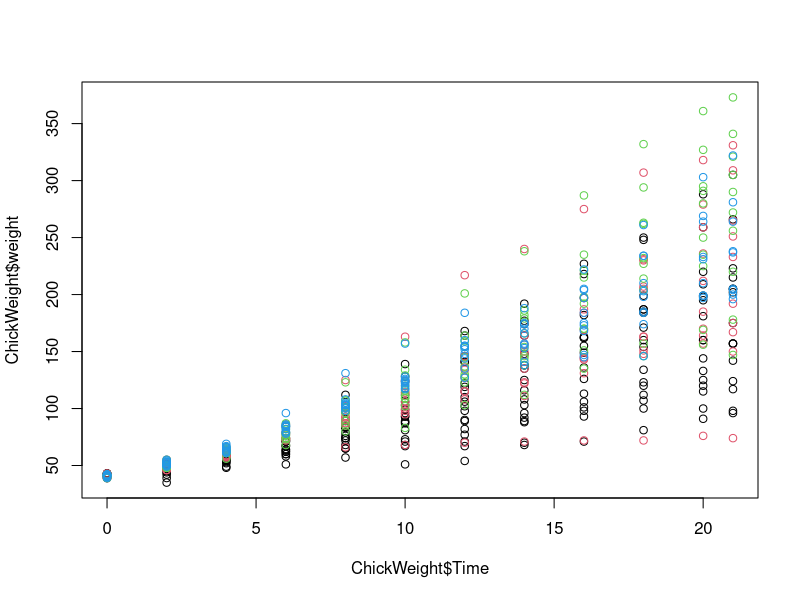
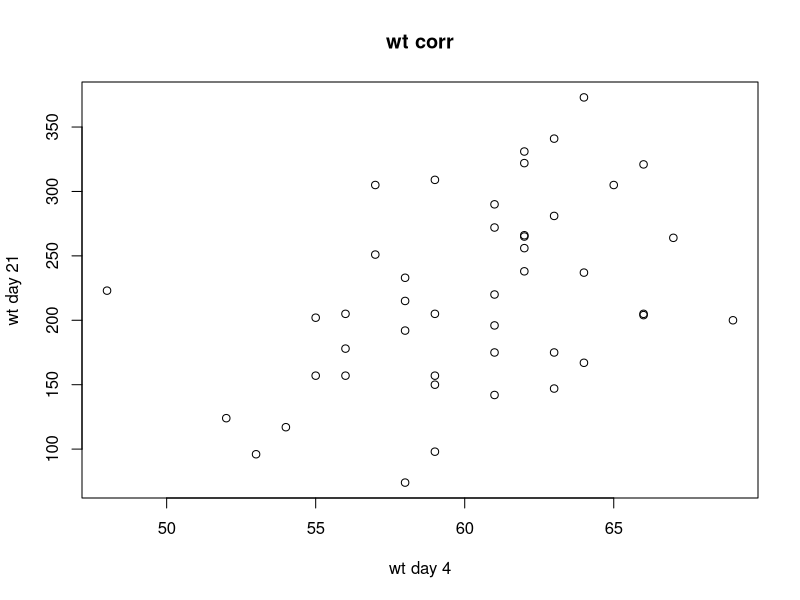
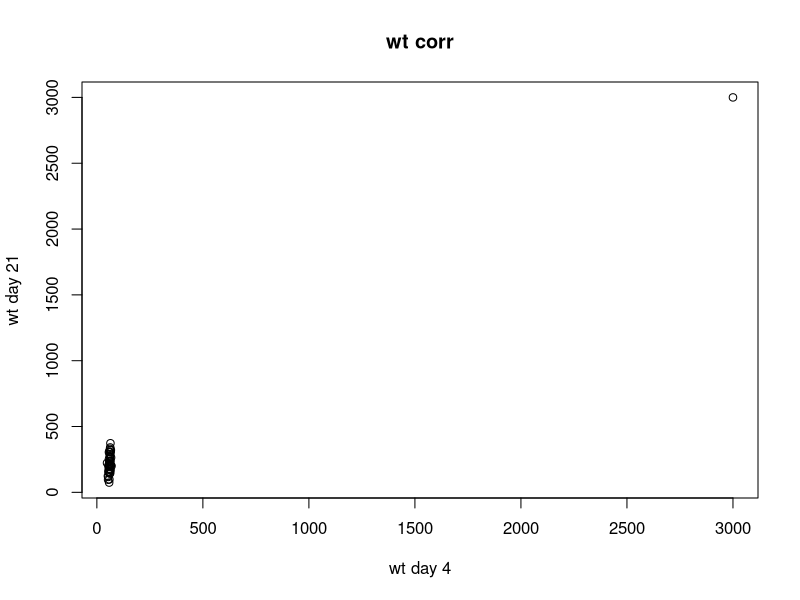

Write the R code that produced these figures, in order.
# load and prepare data
library(dplyr)
data(ChickWeight)
head(ChickWeight)
plot( ChickWeight$Time, ChickWeight$weight, col=ChickWeight$Diet)

chick = reshape(ChickWeight, idvar=c("Chick","Diet"), timevar="Time",
                direction="wide")
head(chick)

chick = na.omit(chick)


#---------------------------
# chick weight on day 4 w/o or w/ 3000g chick outlier. 
day4wt = chick$weight.4
day4wtOut = c(chick$weight.4, 3000)
# chick weight on day 21 w/o or w/ 3000g chick outlier. 
day21wt = chick$weight.21
day21wtOut = c(chick$weight.21, 3000)

# avg change
mean(day4wtOut)/mean(day4wt)

# median change
median(day4wtOut)/median(day4wt)

# sd change
sd(day4wtOut)/sd(day4wt)

# mad change
mad(day4wtOut)/mad(day4wt)

# scatter plot showing day 4 and day 21 wt
plot(day4wt , day21wt, main="wt corr", xlab= "wt day 4", ylab = "wt day 21" )

# scatter plot showing day 4 and day 21 wt + outlier
plot(day4wtOut , day21wtOut, main="wt corr", xlab= "wt day 4", ylab = "wt day 21" )

# pearson correlation change
cor(day4wtOut,day21wtOut,method="pearson") / cor(day4wt,day21wt,method="pearson")
